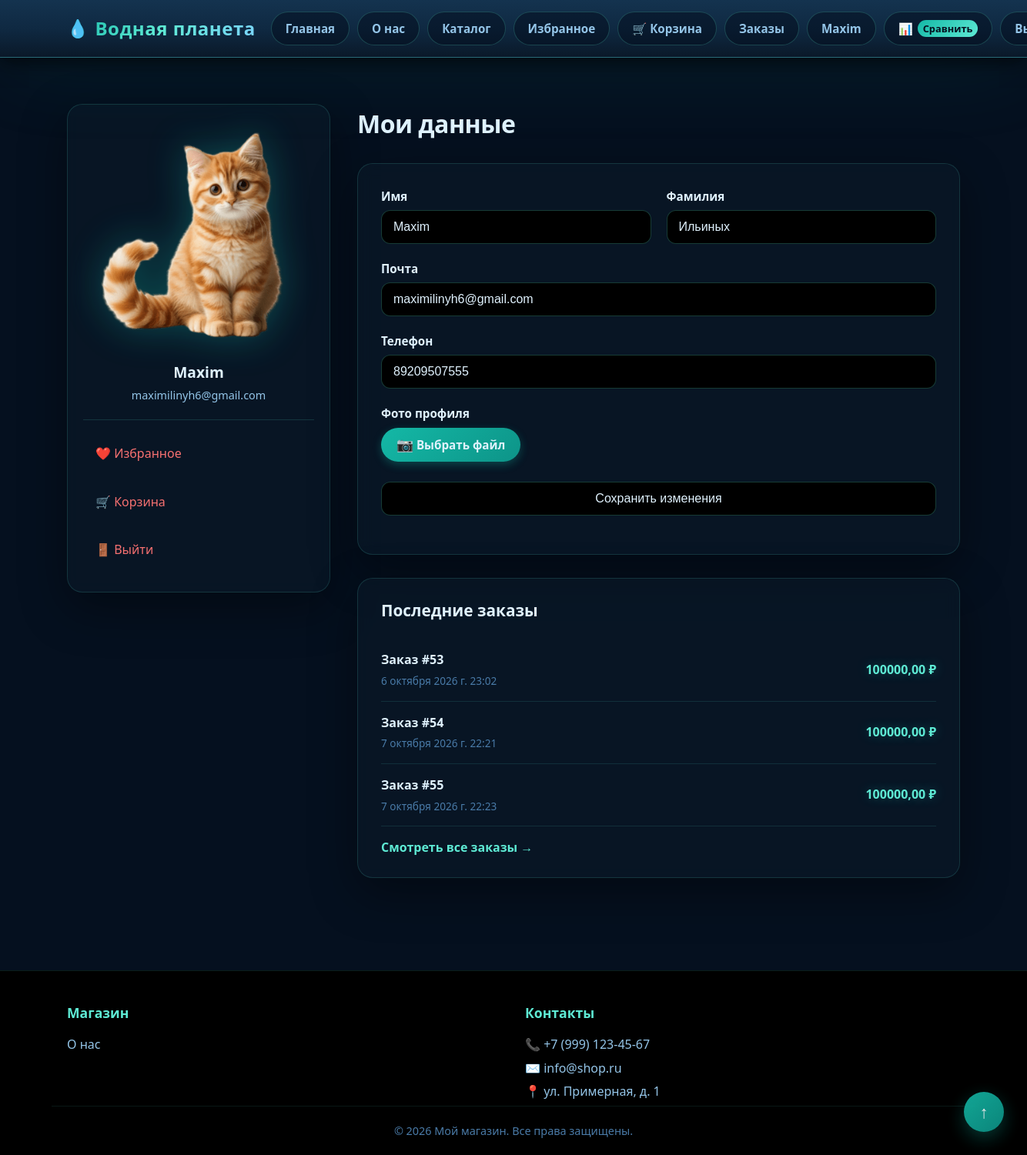
The page /users/profile (signed in) on the database its author committed.
### users/models.py (models this page shows)
class User(AbstractUser):
	phone_number = models.CharField(max_length=11)
	last_name = models.CharField(max_length=100)
	image = models.ImageField(upload_to="products_media/", blank=True)

### products/models.py (models this page shows, shortened)
class Order(models.Model):
	user = models.ForeignKey(User, on_delete=models.CASCADE)
	product = models.ForeignKey(Product, on_delete=models.CASCADE)
	quantity = models.PositiveIntegerField(default=1)
	date = models.DateTimeField(auto_now_add=True)
	def summ(self):
		return self.quantity * self.product.price

class Product(models.Model):
	name = models.CharField(max_length=128, unique=True)
	image = models.ImageField(upload_to="products_media/", blank=True)
	description = models.TextField(blank=True)
	short_description = models.CharField(max_length=128, blank=True)
	price = models.DecimalField(max_digits=10, decimal_places=2)
	quantity = models.PositiveIntegerField(default=1)
	length = models.PositiveIntegerField()
	width = models.PositiveIntegerField()
	height = models.PositiveIntegerField()
	power = models.PositiveIntegerField(blank=True)
	life = models.PositiveIntegerField()
	category = models.ForeignKey(ProductCategory, on_delete=models.CASCADE)

### users/views.py (the view)
# urls.py: path('profile', profile, name='profile'),
@login_required
def profile(request):
	if request.method == 'POST':
		form = UserProfileForm(data=request.POST, instance=request.user, files=request.FILES)
		if form.is_valid():
			form.save()
			return HttpResponseRedirect(reverse('users:profile'))
		else:
			print(form.errors)
	else:
		form = UserProfileForm(instance=request.user)
	context = {
		'form': form,
		'orders': Order.objects.filter(user=request.user)[:3]
	}
	return render(request, 'users/profile.html', context)

### users/forms.py
class UserProfileForm(UserChangeForm):
	username = forms.CharField(widget=forms.TextInput(attrs={"class": "form-control py-4", "readonly": True}))
	last_name = forms.CharField(widget=forms.TextInput(attrs={"class": "form-control py-4"}))
	phone_number = forms.CharField(widget=forms.TextInput(attrs={"class": "form-control py-4"}))
	image = forms.ImageField(widget=forms.FileInput(attrs={"class": "custom-file-input"}))
	email = forms.EmailField(widget=forms.EmailInput(attrs={"class": "form-control py-4", "readonly": True}))
	class Meta:
		model = User
		fields = ('username', 'last_name', 'phone_number', 'email', 'image')

### users/templates/users/profile.html (shortened to what this page needs)
{% extends "products/base.html" %}
{% load static %}
{% block css %}
<link href="{% static 'css/profile.css' %}" rel="stylesheet">
{% endblock %}
{% block content %}
    <main class="main">
        <div class="container">
            <div class="profile-layout">
                <aside class="profile-sidebar">
                    <div class="profile-avatar">
                        <div class="avatar-circle">
                            {% if user.image %}
                                <img widt="300" height="300" src="{{ user.image.url }}" alt="{{ user.username }}">
                            {% else %}
                                👤
                            {% endif %}
                        </div>
                        <h3>{{ user.username }}</h3>
                        <p>{{ user.email }}</p>
                    </div>
                    <nav class="profile-nav">
                        <ul>
                            <li><a href="{% url 'products:favorites' %}">❤️ Избранное</a></li>
                            <li><a href="{% url 'products:home' %}">🛒 Корзина</a></li>
                            <li><a href="{% url 'users:logout' %}">🚪 Выйти</a></li>
                        </ul>
                    </nav>
                </aside>
                <section class="profile-content">
                    <h2>Мои данные</h2>
                    <form method='post' action="{% url 'users:profile' %}" class="profile-form" id="profileForm" enctype="multipart/form-data">
                        <div class="form-row">
                            <div class="form-group">
                                <label for="{{ form.username.id_for_label }}">Имя</label>
                                {{ form.username }}
                            </div>
                            <div class="form-group">
                                <label for="{{ form.last_name.id_for_label }}">Фамилия</label>
                                {{ form.last_name }}
                            </div>
                        </div>
                        <div class="form-group">
                            <label for="{{ form.email.id_for_label }}">Почта</label>
                            {{ form.email }}
                        </div>
                        <div class="form-group">
                            <label for="{{ form.phone_number.id_for_label }}">Телефон</label>
                            {{ form.phone_number }}
                        </div>
                        <div class="form-group">
                        <label>Фото профиля</label>
                        <div class="file-upload">
                            <label for="{{ form.image.id_for_label }}" class="file-upload__label">
                                <span class="file-upload__icon">📷</span>
                                <span class="file-upload__text">Выбрать файл</span>
                            </label>
                        </div>
                    </div>
                        <div class="form-group">
                           <input type="submit" class="auth-btn" value="Сохранить изменения">
                        </div>
                    </form>
                    <div class="recent-orders">
                        <h3>Последние заказы</h3>
                        {% for order in orders %}
                            <div class="order-item">
                                <div class="order-info">
                                    <span class="order-number">Заказ #{{ order.id }}</span>
                                    <span class="order-date">{{ order.date }}</span>
                                </div>
                                <div class="order-total">{{ order.summ }} ₽</div>
                            </div>
                        {% endfor %}
                        <a href="{% url 'products:orders' %}" class="view-all-orders">Смотреть все заказы →</a>
                    </div>
                </section>
            </div>
        </div>
    </main>
{% endblock %}

### products/templates/products/base.html (shortened to what this page needs)
<!DOCTYPE html>
{% load static %}
<html lang="en">
<head>
    <link href="{% static 'css/base.css' %}" rel="stylesheet">
    {% block css %} {% endblock %}
</head>
<body>
    <header class="header">
        <div class="container header__inner">
            <a href="#" class="logo">Водная планета</a>
            <nav class="nav">
                <ul class="nav__list">
                    <li><a href="{% url 'home' %}">Главная</a></li>
                    <li><a href="{% url 'about' %}">О нас</a></li>
                    <li><a href="{% url 'products:home' %}">Каталог</a></li>
                    <li><a href="{% url 'products:favorites' %}">Избранное</a></li>
                    <li><a href="{% url 'products:baskets' %}">🛒 Корзина</a></li>
                    {% if user.is_authenticated %}
                        <li><a href="{% url 'products:orders' %}">Заказы</a></li>
                        <li><a href="{% url 'users:profile' %}">{{ user.username }}</a></li>
                        <li>
                            <a href="{% url 'products:compare' %}" class="nav-compare" title="Сравнение товаров">
                                📊 <span class="compare-count">Сравнить</span>
                            </a>
                        </li>
                        <li><a href="{% url 'users:logout' %}">Выйти</a></li>
                    {% else %}
                        <li><a href="{% url 'users:login' %}">Авторизация</a></li>
                    {% endif %}
                </ul>
            </nav>
        </div>
    </header>
    <main class="main">
        {% block content %} {% endblock %}
    </main>
    <footer class="footer">
        <div class="container footer__inner">
            <div class="footer__col">
                <h4>Магазин</h4>
                <ul>
                    <li><a href="{% url 'about' %}">О нас</a></li>
                </ul>
            </div>
            <div class="footer__col">
                <h4>Контакты</h4>
                <address>
                    <p>📞 +7 (999) 123-45-67</p>
                    <p>✉️ info@shop.ru</p>
                    <p>📍 ул. Примерная, д. 1</p>
                </address>
            </div>
        </div>
        <div class="footer__bottom">
            <p>&copy; 2026 Мой магазин. Все права защищены.</p>
        </div>
    </footer>
    <a href="#" class="scroll-top" aria-label="Наверх" title="Наверх">↑</a>
</body>
</html>

### static/css/base.css (style rules this page uses)
* { margin: 0; padding: 0; box-sizing: border-box; }
html { scroll-behavior: smooth; scroll-padding-top: 100px; }
body { font-family: 'Segoe UI', Tahoma, Geneva, Verdana, sans-serif; line-height: 1.6; color: #e0f2fe; background-color: #05101f; display: flex; flex-direction: column; min-height: 100vh; }
body > * { width: 100%; }
a { text-decoration: none; color: inherit; }
ul { list-style: none; }
.container { max-width: 1200px; margin: 0 auto; padding: 0 20px; width: 100%; }
.header { background: linear-gradient(180deg, #14334f 0%, #0f2942 50%, #0a1929 100%); backdrop-filter: blur(16px); -webkit-backdrop-filter: blur(16px); box-shadow: 0 4px 24px rgba(0, 0, 0, 0.7), 0 0 120px rgba(20, 184, 166, 0.12); border-bottom: 1px solid rgba(94, 234, 212, 0.3); padding: 15px 0; position: sticky; top: 0; z-index: 100; }
.header__inner { display: flex; align-items: center; justify-content: space-between; flex-wrap: nowrap; gap: 20px; }
.logo { font-size: 1.5rem; font-weight: 800; background: linear-gradient(135deg, #14b8a6, #5eead4, #7dd3fc); -webkit-background-clip: text; -webkit-text-fill-color: transparent; background-clip: text; letter-spacing: 0.5px; white-space: nowrap; flex-shrink: 0; display: flex; align-items: center; gap: 8px; }
.logo::before { content: "💧"; font-size: 1.4rem; -webkit-text-fill-color: initial; }
.nav { flex-shrink: 1; min-width: 0; }
.nav__list { display: flex; gap: 10px; flex-wrap: nowrap; align-items: center; }
.nav__list a { display: inline-flex; align-items: center; gap: 6px; padding: 9px 18px; background: rgba(5, 16, 31, 0.55); color: #94c5e8; border: 1px solid rgba(94, 234, 212, 0.22); border-radius: 30px; font-size: 0.95rem; font-weight: 600; transition: all 0.2s ease; text-decoration: none; white-space: nowrap; }
.main { flex: 1; padding: 0; width: 100%; display: flex; flex-direction: column; align-items: stretch; background: #05101f; }
.footer { background-color: #000; color: #94c5e8; padding: 40px 0 0; border-top: 1px solid rgba(94, 234, 212, 0.12); }
.footer__inner { display: grid; grid-template-columns: repeat(auto-fit, minmax(200px, 1fr)); gap: 30px; padding-bottom: 30px; border-bottom: 1px solid rgba(94, 234, 212, 0.1); }
.footer__col h4 { font-size: 1.1rem; margin-bottom: 15px; color: #5eead4; font-weight: 700; }
.footer__col ul li { margin-bottom: 8px; }
.footer__col ul li a { color: #94c5e8; transition: color 0.2s; }
.footer__col address p { margin-bottom: 5px; font-style: normal; color: #94c5e8; }
.footer__bottom { text-align: center; padding: 20px 0; font-size: 0.9rem; color: #4a7ba8; }
.nav-compare { position: relative; display: inline-flex; align-items: center; gap: 6px; padding: 9px 18px; background: rgba(5, 16, 31, 0.55); color: #94c5e8; border: 1px solid rgba(94, 234, 212, 0.22); border-radius: 30px; font-size: 0.95rem; font-weight: 600; text-decoration: none; transition: all 0.2s ease; white-space: nowrap; }
.compare-count { display: inline-flex; align-items: center; justify-content: center; min-width: 22px; height: 22px; padding: 0 7px; background: linear-gradient(135deg, #14b8a6, #5eead4); color: #05101f; border-radius: 20px; font-size: 0.8rem; font-weight: 700; line-height: 1; transition: background 0.2s, color 0.2s; }
.scroll-top { position: fixed; bottom: 30px; right: 30px; width: 52px; height: 52px; border-radius: 50%; background: linear-gradient(135deg, #14b8a6, #0d9488); color: #fff; display: inline-flex; align-items: center; justify-content: center; font-size: 1.4rem; font-weight: 700; text-decoration: none; box-shadow: 0 8px 24px rgba(20, 184, 166, 0.35); transition: transform 0.25s ease, box-shadow 0.25s ease, background 0.25s ease; z-index: 500; line-height: 1; opacity: 0.9; }

### rows shown on the page
User: username "Maxim", image (picture), email "maximilinyh6@gmail.com", last_name "Ильиных", phone_number "89209507555"
Order: id "53", date "6 октября 2026 г. 23:02", summ "100000,00"
Order: id "54", date "7 октября 2026 г. 22:21", summ "100000,00"
Order: id "55", date "7 октября 2026 г. 22:23", summ "100000,00"
